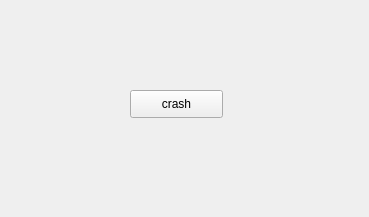
<?xml version="1.0" encoding="UTF-8"?>
<ui version="4.0">
 <class>Widget</class>
 <widget class="QWidget" name="Widget">
  <property name="geometry">
   <rect>
    <x>0</x>
    <y>0</y>
    <width>369</width>
    <height>217</height>
   </rect>
  </property>
  <property name="windowTitle">
   <string>test</string>
  </property>
  <widget class="QPushButton" name="crashBtn">
   <property name="geometry">
    <rect>
     <x>130</x>
     <y>90</y>
     <width>93</width>
     <height>28</height>
    </rect>
   </property>
   <property name="text">
    <string>crash</string>
   </property>
  </widget>
 </widget>
 <resources/>
 <connections/>
</ui>
